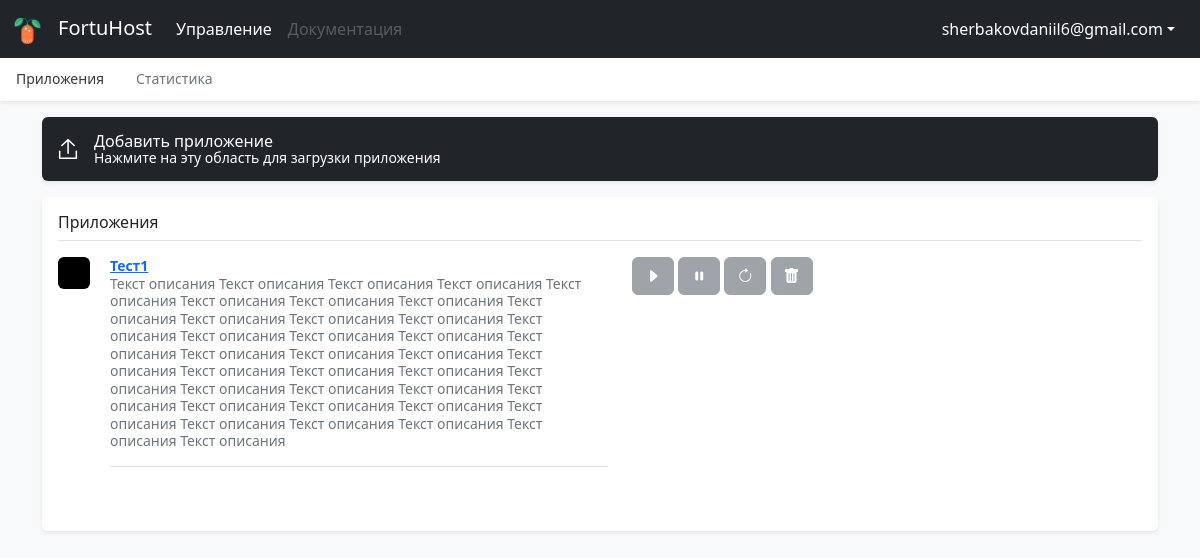
Before: /apps/ (signed in) with the older database file.
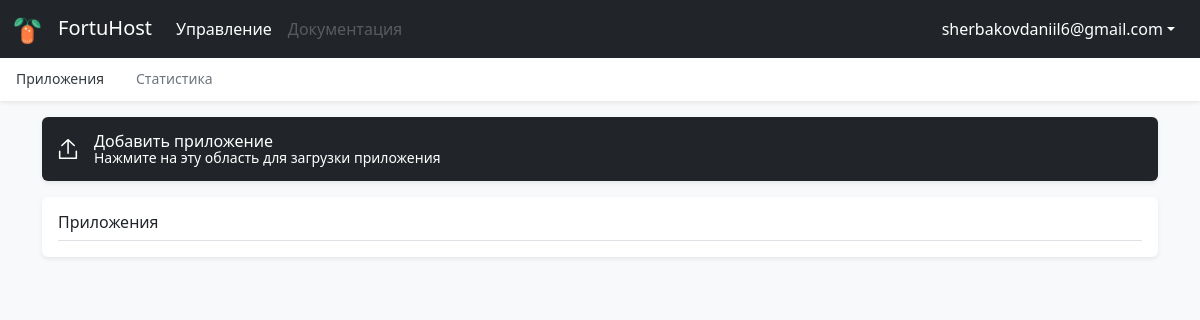
After: the same page with the newer database file.
### app/models.py (models this page shows, shortened)
class CustomUser(AbstractUser):
    username = None
    email = models.EmailField(_('email address'), unique=True)
    wallet = models.IntegerField('Баланс', default=0, )
    USERNAME_FIELD = 'email'
    REQUIRED_FIELDS = []
    objects = CustomUserManager()
    class Meta:
        verbose_name = "Пользователь"
        verbose_name_plural = "Пользователи"
    def __str__(self):
        return self.email

class App(models.Model):
    user = models.ForeignKey(CustomUser, on_delete=models.CASCADE, verbose_name='Пользователь', related_name='users')
    title = models.CharField('Название', max_length=50)
    description = models.TextField('Описание', blank=True)
    docker_id = models.CharField('ID контейнера', max_length=100, blank=True)
    time_create = models.DateTimeField('Время создания', auto_now_add=True)
    time_update = models.DateTimeField('Время обновления', auto_now=True)
    time_start = models.DateTimeField('Время запуска', auto_now=True)
    app_status = models.ForeignKey(AppStatus, on_delete=models.PROTECT, verbose_name='Статус', related_name='users', default=3)
    class Meta:
        verbose_name = "Приложение"
        verbose_name_plural = "Приложения"

### app/views.py (the view)
# urls.py: path('apps/', dashboard, name='dashboard'),
@login_required
def dashboard(request):
    context = {'apps': App.objects.filter(user_id=request.user.pk),
               'page_name': 'Приложения'}
    return render(request, 'app/apps.html', context)

### app/templates/app/apps.html (shortened to what this page needs)
{% extends 'app/dashboard.html' %}
{% load static %}
{% block content %}
<main class="container">
  <div class="d-flex align-items-center p-3 my-3 text-white bg-dark rounded shadow-sm">
    <img class="me-3" src="{% static 'app/icons/upload.svg' %}" alt="" width="20" >
      <a class="text-decoration-none text-reset" href="{% url 'add_app' %}">
          <div class="lh-1">
              <h1 class="h6 mb-0 text-white lh-1">Добавить приложение</h1>
              <small>Нажмите на эту область для загрузки приложения</small>
        </div>
      </a>
  </div>
  <div class="my-3 p-3 bg-body rounded shadow-sm">
    <h6 class="border-bottom pb-2 mb-0">Приложения</h6>
  {% for app in apps %}
    <div id="{{ app.pk }}" class="app d-flex text-muted pt-3">
      <svg class="bd-placeholder-img flex-shrink-0 me-2 rounded" width="32" height="32">
          <rect width="100%" height="100%"
                fill="{{ app.app_status.color }}">
          </rect>
      </svg>
      <div class="container">
        <p class="pb-3 mb-5 small lh-sm border-bottom">
          <strong class="d-block text-gray-dark"><a href="#mod" data-bs-toggle="modal" onclick="getData({{ app.pk }})">{{ app.title }}</a></strong>
          {{ app.description }}
        </p>
      </div>
      <div class="buttons container">
        <a type="button" href="{{ app.pk }}/start/" class="start btn btn-{% if app.app_status.permission_start %}success{% else %}secondary disabled{% endif %}">
          <i class="bi bi-caret-right-fill"></i>
        </a>
        <a type="button" href="{{ app.pk }}/stop/" class="stop btn btn-{% if app.app_status.permission_stop %}primary{% else %}secondary disabled{% endif %}">
          <i class="bi bi-pause-fill"></i>
        </a>
        <a type="button" href="{{ app.pk }}/restart/" class="restart btn btn-{% if app.app_status.permission_restart %}primary{% else %}secondary disabled{% endif %}">
          <i class="bi bi-arrow-clockwise"></i>
        </a>
        <a type="button"  href="{{ app.pk }}/delete/" class="delete btn btn-{% if app.app_status.permission_delete %}danger{% else %}secondary disabled{% endif %}">
          <i class="bi bi-trash-fill"></i>
        </a>
      </div>
    </div>
  {% endfor %}
  </div>
</main>
{% endblock %}

### app/templates/app/dashboard.html
{% extends 'app/base.html' %}
{% load static %}
{% block menu %}
    <div class="nav-scroller bg-body shadow-sm">
            <link rel="stylesheet" href="{% static 'app/css/offcanvas.css' %}">
            <nav class="nav" aria-label="Secondary navigation">
                <a class="nav-link active" aria-current="page" href="#">Приложения</a>
                <a class="nav-link disabled" href="#">Статистика</a>
            </nav>
        </div>
{% endblock %}

### app/templates/app/base.html (shortened to what this page needs)
{% load static %}
<!doctype html>
<html lang="ru">
    <head>
        <link rel="stylesheet" type="text/css" href="{% static 'app/css/bootstrap.css' %}">
        <link rel="stylesheet" href="{% static 'app/css/offcanvas.css' %}">
        <link rel="stylesheet" href="{% static 'app/icons/bootstrap-icons.css' %}">
    </head>
    <body class="bg-light">
        <nav class="navbar navbar-expand-lg fixed-top navbar-dark bg-dark" aria-label="Main navigation">
            <div class="container-fluid">
                <a class="navbar-brand" href="{% url 'main' %}"><img class="me-3" src="{% static 'app/icons/logo.png' %}" alt="" width="30" >FortuHost</a>
                <div class="navbar-collapse offcanvas-collapse" id="navbarsExampleDefault">
                    <ul class="navbar-nav me-auto mb-2 mb-lg-0">
                    {% if request.user.is_authenticated %}
                        <li class="nav-item">
                        <a class="nav-link active" aria-current="page" href="{% url 'dashboard' %}">Управление</a>
                        </li>
                    {% endif %}
                    <li class="nav-item">
                      <a class="nav-link disabled" href="#">Документация</a>
                    </li>
                    </ul>
                    {% if request.user.is_authenticated %}
                        <button class="btn btn-close-white nav-item dropdown">
                            <a class="nav-link dropdown-toggle" href="#" data-bs-toggle="dropdown" aria-expanded="false">{{ request.user }}</a>
                        </button>
                    {% endif %}
                </div>
            </div>
        </nav>
        {% block menu %}
        {% endblock %}
        {% block content %}
        {% endblock %}
    </body>
</html>

### app/static/app/css/offcanvas.css (style rules this page uses)
html, body { overflow-x: hidden; }
body { padding-top: 56px; }
.nav-scroller .nav { color: rgba(255, 255, 255, .75); }
.nav-scroller .nav-link { padding-top: .75rem; padding-bottom: .75rem; font-size: .875rem; color: #6c757d; }
.nav-scroller .active { font-weight: 500; color: #343a40; }

Changed rows visible on the page:
removed App: title "Тест1", description "Текст описания Текст описания Текст описания Текст описания Текст описания Текст описания Текст описания Текст описания Текст описания Текст описания Текст описания Текст описания Текст описания Текст описания Текст описания Текст описания Текст описания Текст описания Текст описания Текст описания Текст описания Текст описания Текст описания Текст описания Текст описания Текст описания Текст описания Текст описания Текст описания Текст описания Текст описания Текст описания Текст описания Текст описания Текст описания Текст описания Текст описания Текст описания"
